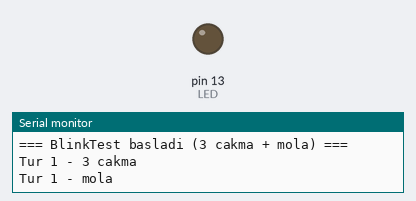
Recording of a sketch running on a simulated Arduino Uno, built with avr-gcc and run on an emulated ATmega328P. On the bench: output pins drawn as LEDs (lit = HIGH), the last lines printed to the serial monitor.

Above: at 1.7 s.
At 4.87 s:
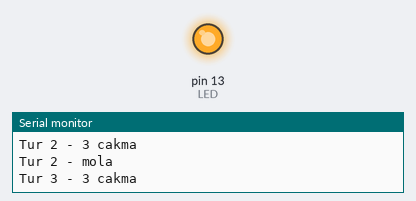
Timing chart, 0 to 5.2 s (numbered marks = the images above):
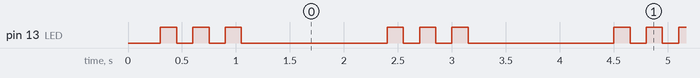

The sketch:

BlinkTest.ino
```cpp
// BlinkTest - kartin calistigini dogrulayan test
// DESEN: 3 hizli cakma + 1.2 saniye mola. (Fabrika cikisi yavas
// yanip sonmeden kolayca ayirt edilsin diye boyle secildi.)

const int LED = LED_BUILTIN;   // kartin uzerindeki dahili isik
unsigned long tur = 0;         // kacinci tur

void setup() {
  pinMode(LED, OUTPUT);
  Serial.begin(9600);
  delay(300);
  Serial.println("=== BlinkTest basladi (3 cakma + mola) ===");
}

void loop() {
  tur++;
  Serial.print("Tur ");
  Serial.print(tur);
  Serial.println(" - 3 cakma");

  for (int i = 1; i <= 3; i++) {
    digitalWrite(LED, HIGH);
    delay(150);
    digitalWrite(LED, LOW);
    delay(150);
  }

  Serial.print("Tur ");
  Serial.print(tur);
  Serial.println(" - mola");
  delay(1200);
}
```

Measured:
- by itself, pin 13 (LED): repeats every 2.1 s: 2 × (LOW 0.15 s, HIGH 0.15 s), LOW 1.4 s, HIGH 0.15 s
- by itself, everything shown: repeats every 2.1 s, in 6 steps
